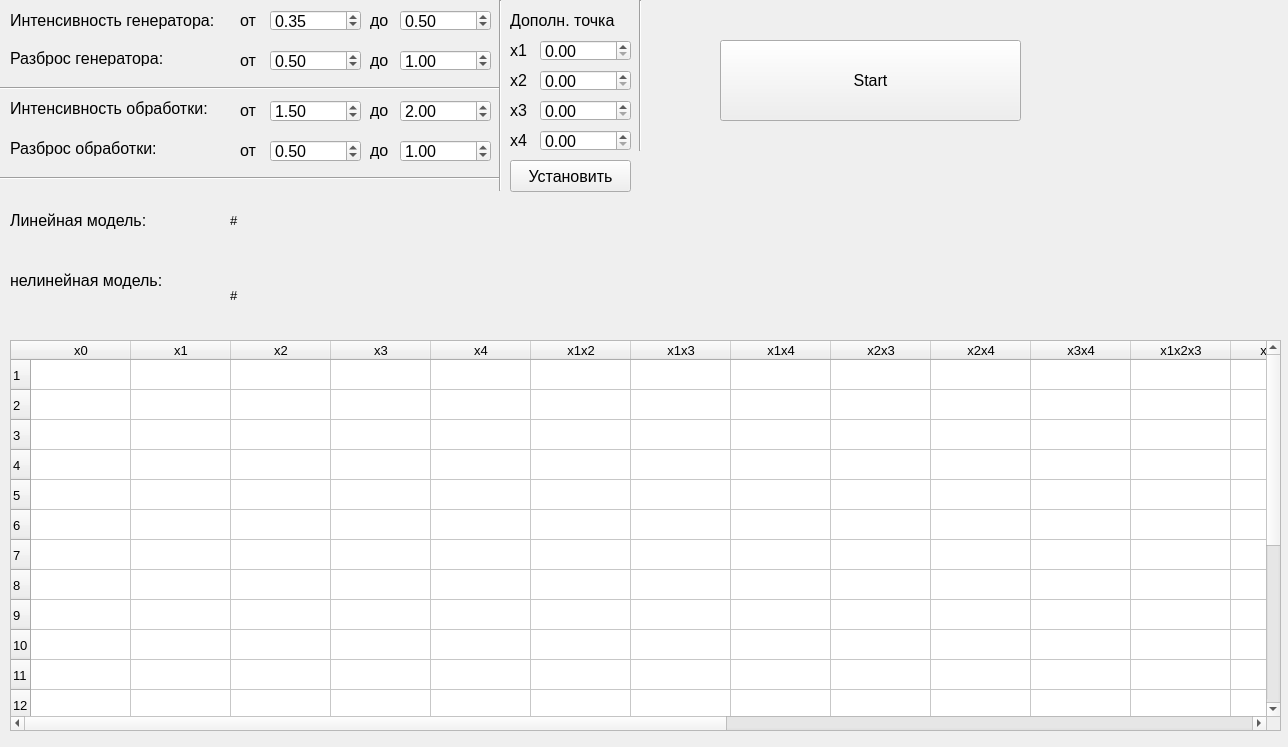
<?xml version="1.0" encoding="UTF-8"?>
<ui version="4.0">
 <class>MainWindow</class>
 <widget class="QMainWindow" name="MainWindow">
  <property name="geometry">
   <rect>
    <x>0</x>
    <y>0</y>
    <width>1288</width>
    <height>747</height>
   </rect>
  </property>
  <property name="windowTitle">
   <string>MainWindow</string>
  </property>
  <widget class="QWidget" name="centralWidget">
   <widget class="QLabel" name="label_2">
    <property name="geometry">
     <rect>
      <x>10</x>
      <y>10</y>
      <width>301</width>
      <height>20</height>
     </rect>
    </property>
    <property name="font">
     <font>
      <pointsize>12</pointsize>
     </font>
    </property>
    <property name="text">
     <string>Интенсивность генератора:</string>
    </property>
   </widget>
   <widget class="QPushButton" name="btn_do_plan">
    <property name="geometry">
     <rect>
      <x>720</x>
      <y>40</y>
      <width>301</width>
      <height>81</height>
     </rect>
    </property>
    <property name="font">
     <font>
      <pointsize>12</pointsize>
     </font>
    </property>
    <property name="text">
     <string>Start</string>
    </property>
   </widget>
   <widget class="QLabel" name="label_3">
    <property name="geometry">
     <rect>
      <x>10</x>
      <y>100</y>
      <width>271</width>
      <height>16</height>
     </rect>
    </property>
    <property name="font">
     <font>
      <pointsize>12</pointsize>
     </font>
    </property>
    <property name="text">
     <string>Интенсивность обработки:</string>
    </property>
   </widget>
   <widget class="QLabel" name="label_4">
    <property name="geometry">
     <rect>
      <x>10</x>
      <y>140</y>
      <width>331</width>
      <height>16</height>
     </rect>
    </property>
    <property name="font">
     <font>
      <pointsize>12</pointsize>
     </font>
    </property>
    <property name="text">
     <string>Разброс обработки:</string>
    </property>
   </widget>
   <widget class="QDoubleSpinBox" name="entry_gen_int_min">
    <property name="geometry">
     <rect>
      <x>270</x>
      <y>10</y>
      <width>91</width>
      <height>21</height>
     </rect>
    </property>
    <property name="font">
     <font>
      <pointsize>12</pointsize>
     </font>
    </property>
    <property name="maximum">
     <double>9999.989999999999782</double>
    </property>
    <property name="value">
     <double>0.350000000000000</double>
    </property>
   </widget>
   <widget class="QDoubleSpinBox" name="entry_proc_int_min">
    <property name="geometry">
     <rect>
      <x>270</x>
      <y>100</y>
      <width>91</width>
      <height>22</height>
     </rect>
    </property>
    <property name="font">
     <font>
      <pointsize>12</pointsize>
     </font>
    </property>
    <property name="maximum">
     <double>99999.990000000005239</double>
    </property>
    <property name="value">
     <double>1.500000000000000</double>
    </property>
   </widget>
   <widget class="QDoubleSpinBox" name="entry_proc_dev_min">
    <property name="geometry">
     <rect>
      <x>270</x>
      <y>140</y>
      <width>91</width>
      <height>22</height>
     </rect>
    </property>
    <property name="font">
     <font>
      <pointsize>12</pointsize>
     </font>
    </property>
    <property name="maximum">
     <double>99999.990000000005239</double>
    </property>
    <property name="value">
     <double>0.500000000000000</double>
    </property>
   </widget>
   <widget class="QTableWidget" name="table_plan">
    <property name="geometry">
     <rect>
      <x>10</x>
      <y>340</y>
      <width>1271</width>
      <height>391</height>
     </rect>
    </property>
    <property name="font">
     <font>
      <pointsize>10</pointsize>
     </font>
    </property>
    <property name="sizeAdjustPolicy">
     <enum>QAbstractScrollArea::AdjustIgnored</enum>
    </property>
    <property name="autoScrollMargin">
     <number>3</number>
    </property>
    <property name="rowCount">
     <number>20</number>
    </property>
    <property name="columnCount">
     <number>21</number>
    </property>
    <row>
     <property name="text">
      <string>1</string>
     </property>
    </row>
    <row>
     <property name="text">
      <string>2</string>
     </property>
    </row>
    <row>
     <property name="text">
      <string>3</string>
     </property>
    </row>
    <row>
     <property name="text">
      <string>4</string>
     </property>
    </row>
    <row>
     <property name="text">
      <string>5</string>
     </property>
    </row>
    <row>
     <property name="text">
      <string>6</string>
     </property>
    </row>
    <row>
     <property name="text">
      <string>7</string>
     </property>
    </row>
    <row>
     <property name="text">
      <string>8</string>
     </property>
    </row>
    <row>
     <property name="text">
      <string>9</string>
     </property>
    </row>
    <row>
     <property name="text">
      <string>10</string>
     </property>
    </row>
    <row>
     <property name="text">
      <string>11</string>
     </property>
    </row>
    <row>
     <property name="text">
      <string>12</string>
     </property>
    </row>
    <row>
     <property name="text">
      <string>13</string>
     </property>
    </row>
    <row>
     <property name="text">
      <string>14</string>
     </property>
    </row>
    <row>
     <property name="text">
      <string>15</string>
     </property>
    </row>
    <row>
     <property name="text">
      <string>16</string>
     </property>
    </row>
    <row>
     <property name="text">
      <string>17</string>
     </property>
    </row>
    <row>
     <property name="text">
      <string>18</string>
     </property>
    </row>
    <row>
     <property name="text">
      <string>19</string>
     </property>
    </row>
    <row>
     <property name="text">
      <string>20</string>
     </property>
    </row>
    <column>
     <property name="text">
      <string>x0</string>
     </property>
    </column>
    <column>
     <property name="text">
      <string>x1</string>
     </property>
    </column>
    <column>
     <property name="text">
      <string>x2</string>
     </property>
    </column>
    <column>
     <property name="text">
      <string>x3</string>
     </property>
    </column>
    <column>
     <property name="text">
      <string>x4</string>
     </property>
    </column>
    <column>
     <property name="text">
      <string>x1x2</string>
     </property>
    </column>
    <column>
     <property name="text">
      <string>x1x3</string>
     </property>
    </column>
    <column>
     <property name="text">
      <string>x1x4</string>
     </property>
    </column>
    <column>
     <property name="text">
      <string>x2x3</string>
     </property>
    </column>
    <column>
     <property name="text">
      <string>x2x4</string>
     </property>
    </column>
    <column>
     <property name="text">
      <string>x3x4</string>
     </property>
    </column>
    <column>
     <property name="text">
      <string>x1x2x3</string>
     </property>
    </column>
    <column>
     <property name="text">
      <string>x1x2x4</string>
     </property>
    </column>
    <column>
     <property name="text">
      <string>x1x3x4</string>
     </property>
    </column>
    <column>
     <property name="text">
      <string>x2x3x4</string>
     </property>
    </column>
    <column>
     <property name="text">
      <string>x1x2x3x4</string>
     </property>
    </column>
    <column>
     <property name="text">
      <string>y</string>
     </property>
    </column>
    <column>
     <property name="text">
      <string>yl</string>
     </property>
    </column>
    <column>
     <property name="text">
      <string>ynl</string>
     </property>
    </column>
    <column>
     <property name="text">
      <string>|y-yl|</string>
     </property>
    </column>
    <column>
     <property name="text">
      <string>|y-yln|</string>
     </property>
    </column>
   </widget>
   <widget class="QLabel" name="label_6">
    <property name="geometry">
     <rect>
      <x>10</x>
      <y>50</y>
      <width>351</width>
      <height>16</height>
     </rect>
    </property>
    <property name="font">
     <font>
      <pointsize>12</pointsize>
     </font>
    </property>
    <property name="text">
     <string>Разброс генератора:</string>
    </property>
   </widget>
   <widget class="QDoubleSpinBox" name="entry_gen_dev_min">
    <property name="geometry">
     <rect>
      <x>270</x>
      <y>50</y>
      <width>91</width>
      <height>21</height>
     </rect>
    </property>
    <property name="font">
     <font>
      <pointsize>12</pointsize>
     </font>
    </property>
    <property name="maximum">
     <double>99999.990000000005239</double>
    </property>
    <property name="value">
     <double>0.500000000000000</double>
    </property>
   </widget>
   <widget class="Line" name="line">
    <property name="geometry">
     <rect>
      <x>0</x>
      <y>80</y>
      <width>501</width>
      <height>16</height>
     </rect>
    </property>
    <property name="orientation">
     <enum>Qt::Horizontal</enum>
    </property>
   </widget>
   <widget class="Line" name="line_2">
    <property name="geometry">
     <rect>
      <x>0</x>
      <y>170</y>
      <width>501</width>
      <height>16</height>
     </rect>
    </property>
    <property name="orientation">
     <enum>Qt::Horizontal</enum>
    </property>
   </widget>
   <widget class="QDoubleSpinBox" name="entry_gen_int_max">
    <property name="geometry">
     <rect>
      <x>400</x>
      <y>10</y>
      <width>91</width>
      <height>21</height>
     </rect>
    </property>
    <property name="font">
     <font>
      <pointsize>12</pointsize>
     </font>
    </property>
    <property name="maximum">
     <double>9999.989999999999782</double>
    </property>
    <property name="value">
     <double>0.500000000000000</double>
    </property>
   </widget>
   <widget class="QDoubleSpinBox" name="entry_gen_dev_max">
    <property name="geometry">
     <rect>
      <x>400</x>
      <y>50</y>
      <width>91</width>
      <height>21</height>
     </rect>
    </property>
    <property name="font">
     <font>
      <pointsize>12</pointsize>
     </font>
    </property>
    <property name="maximum">
     <double>99999.990000000005239</double>
    </property>
    <property name="value">
     <double>1.000000000000000</double>
    </property>
   </widget>
   <widget class="QDoubleSpinBox" name="entry_proc_int_max">
    <property name="geometry">
     <rect>
      <x>400</x>
      <y>100</y>
      <width>91</width>
      <height>22</height>
     </rect>
    </property>
    <property name="font">
     <font>
      <pointsize>12</pointsize>
     </font>
    </property>
    <property name="maximum">
     <double>99999.990000000005239</double>
    </property>
    <property name="value">
     <double>2.000000000000000</double>
    </property>
   </widget>
   <widget class="QDoubleSpinBox" name="entry_proc_dev_max">
    <property name="geometry">
     <rect>
      <x>400</x>
      <y>140</y>
      <width>91</width>
      <height>22</height>
     </rect>
    </property>
    <property name="font">
     <font>
      <pointsize>12</pointsize>
     </font>
    </property>
    <property name="maximum">
     <double>99999.990000000005239</double>
    </property>
    <property name="value">
     <double>1.000000000000000</double>
    </property>
   </widget>
   <widget class="QLabel" name="label_5">
    <property name="geometry">
     <rect>
      <x>240</x>
      <y>10</y>
      <width>31</width>
      <height>20</height>
     </rect>
    </property>
    <property name="font">
     <font>
      <pointsize>12</pointsize>
     </font>
    </property>
    <property name="text">
     <string>от</string>
    </property>
   </widget>
   <widget class="QLabel" name="label_7">
    <property name="geometry">
     <rect>
      <x>370</x>
      <y>10</y>
      <width>31</width>
      <height>20</height>
     </rect>
    </property>
    <property name="font">
     <font>
      <pointsize>12</pointsize>
     </font>
    </property>
    <property name="text">
     <string>до</string>
    </property>
   </widget>
   <widget class="QLabel" name="label_8">
    <property name="geometry">
     <rect>
      <x>240</x>
      <y>50</y>
      <width>31</width>
      <height>20</height>
     </rect>
    </property>
    <property name="font">
     <font>
      <pointsize>12</pointsize>
     </font>
    </property>
    <property name="text">
     <string>от</string>
    </property>
   </widget>
   <widget class="QLabel" name="label_9">
    <property name="geometry">
     <rect>
      <x>370</x>
      <y>50</y>
      <width>31</width>
      <height>20</height>
     </rect>
    </property>
    <property name="font">
     <font>
      <pointsize>12</pointsize>
     </font>
    </property>
    <property name="text">
     <string>до</string>
    </property>
   </widget>
   <widget class="QLabel" name="label_10">
    <property name="geometry">
     <rect>
      <x>240</x>
      <y>100</y>
      <width>31</width>
      <height>20</height>
     </rect>
    </property>
    <property name="font">
     <font>
      <pointsize>12</pointsize>
     </font>
    </property>
    <property name="text">
     <string>от</string>
    </property>
   </widget>
   <widget class="QLabel" name="label_11">
    <property name="geometry">
     <rect>
      <x>240</x>
      <y>140</y>
      <width>31</width>
      <height>20</height>
     </rect>
    </property>
    <property name="font">
     <font>
      <pointsize>12</pointsize>
     </font>
    </property>
    <property name="text">
     <string>от</string>
    </property>
   </widget>
   <widget class="QLabel" name="label_12">
    <property name="geometry">
     <rect>
      <x>370</x>
      <y>100</y>
      <width>31</width>
      <height>20</height>
     </rect>
    </property>
    <property name="font">
     <font>
      <pointsize>12</pointsize>
     </font>
    </property>
    <property name="text">
     <string>до</string>
    </property>
   </widget>
   <widget class="QLabel" name="label_13">
    <property name="geometry">
     <rect>
      <x>370</x>
      <y>140</y>
      <width>31</width>
      <height>20</height>
     </rect>
    </property>
    <property name="font">
     <font>
      <pointsize>12</pointsize>
     </font>
    </property>
    <property name="text">
     <string>до</string>
    </property>
   </widget>
   <widget class="QLabel" name="label_14">
    <property name="geometry">
     <rect>
      <x>510</x>
      <y>10</y>
      <width>121</width>
      <height>20</height>
     </rect>
    </property>
    <property name="font">
     <font>
      <pointsize>12</pointsize>
     </font>
    </property>
    <property name="text">
     <string>Дополн. точка</string>
    </property>
   </widget>
   <widget class="QDoubleSpinBox" name="entry_x1_1">
    <property name="geometry">
     <rect>
      <x>540</x>
      <y>40</y>
      <width>91</width>
      <height>21</height>
     </rect>
    </property>
    <property name="font">
     <font>
      <pointsize>12</pointsize>
     </font>
    </property>
    <property name="maximum">
     <double>9999.989999999999782</double>
    </property>
    <property name="value">
     <double>0.000000000000000</double>
    </property>
   </widget>
   <widget class="QDoubleSpinBox" name="entry_x2_1">
    <property name="geometry">
     <rect>
      <x>540</x>
      <y>70</y>
      <width>91</width>
      <height>21</height>
     </rect>
    </property>
    <property name="font">
     <font>
      <pointsize>12</pointsize>
     </font>
    </property>
    <property name="maximum">
     <double>9999.989999999999782</double>
    </property>
    <property name="value">
     <double>0.000000000000000</double>
    </property>
   </widget>
   <widget class="QDoubleSpinBox" name="entry_x3_1">
    <property name="geometry">
     <rect>
      <x>540</x>
      <y>100</y>
      <width>91</width>
      <height>21</height>
     </rect>
    </property>
    <property name="font">
     <font>
      <pointsize>12</pointsize>
     </font>
    </property>
    <property name="maximum">
     <double>9999.989999999999782</double>
    </property>
    <property name="value">
     <double>0.000000000000000</double>
    </property>
   </widget>
   <widget class="QLabel" name="label_15">
    <property name="geometry">
     <rect>
      <x>510</x>
      <y>40</y>
      <width>21</width>
      <height>20</height>
     </rect>
    </property>
    <property name="font">
     <font>
      <pointsize>12</pointsize>
     </font>
    </property>
    <property name="text">
     <string>x1</string>
    </property>
   </widget>
   <widget class="Line" name="line_3">
    <property name="geometry">
     <rect>
      <x>490</x>
      <y>0</y>
      <width>20</width>
      <height>191</height>
     </rect>
    </property>
    <property name="orientation">
     <enum>Qt::Vertical</enum>
    </property>
   </widget>
   <widget class="QLabel" name="label_16">
    <property name="geometry">
     <rect>
      <x>510</x>
      <y>70</y>
      <width>21</width>
      <height>21</height>
     </rect>
    </property>
    <property name="font">
     <font>
      <pointsize>12</pointsize>
     </font>
    </property>
    <property name="text">
     <string>x2</string>
    </property>
   </widget>
   <widget class="QLabel" name="label_17">
    <property name="geometry">
     <rect>
      <x>510</x>
      <y>100</y>
      <width>21</width>
      <height>20</height>
     </rect>
    </property>
    <property name="font">
     <font>
      <pointsize>12</pointsize>
     </font>
    </property>
    <property name="text">
     <string>x3</string>
    </property>
   </widget>
   <widget class="Line" name="line_4">
    <property name="geometry">
     <rect>
      <x>630</x>
      <y>0</y>
      <width>20</width>
      <height>151</height>
     </rect>
    </property>
    <property name="orientation">
     <enum>Qt::Vertical</enum>
    </property>
   </widget>
   <widget class="QPushButton" name="btn_set1">
    <property name="geometry">
     <rect>
      <x>510</x>
      <y>160</y>
      <width>121</width>
      <height>32</height>
     </rect>
    </property>
    <property name="font">
     <font>
      <pointsize>12</pointsize>
     </font>
    </property>
    <property name="text">
     <string>Установить</string>
    </property>
   </widget>
   <widget class="QLabel" name="label_26">
    <property name="geometry">
     <rect>
      <x>10</x>
      <y>210</y>
      <width>231</width>
      <height>20</height>
     </rect>
    </property>
    <property name="font">
     <font>
      <pointsize>12</pointsize>
     </font>
    </property>
    <property name="text">
     <string>Линейная модель:</string>
    </property>
   </widget>
   <widget class="QLabel" name="label_27">
    <property name="geometry">
     <rect>
      <x>10</x>
      <y>270</y>
      <width>301</width>
      <height>20</height>
     </rect>
    </property>
    <property name="font">
     <font>
      <pointsize>12</pointsize>
     </font>
    </property>
    <property name="text">
     <string>нелинейная модель: </string>
    </property>
   </widget>
   <widget class="QLabel" name="label_yl">
    <property name="geometry">
     <rect>
      <x>230</x>
      <y>190</y>
      <width>751</width>
      <height>61</height>
     </rect>
    </property>
    <property name="font">
     <font>
      <pointsize>10</pointsize>
     </font>
    </property>
    <property name="text">
     <string>#</string>
    </property>
    <property name="wordWrap">
     <bool>true</bool>
    </property>
   </widget>
   <widget class="QLabel" name="label_ynl">
    <property name="geometry">
     <rect>
      <x>230</x>
      <y>260</y>
      <width>741</width>
      <height>71</height>
     </rect>
    </property>
    <property name="font">
     <font>
      <pointsize>10</pointsize>
     </font>
    </property>
    <property name="text">
     <string>#</string>
    </property>
    <property name="wordWrap">
     <bool>true</bool>
    </property>
   </widget>
   <widget class="QLabel" name="label_28">
    <property name="geometry">
     <rect>
      <x>510</x>
      <y>130</y>
      <width>21</width>
      <height>20</height>
     </rect>
    </property>
    <property name="font">
     <font>
      <pointsize>12</pointsize>
     </font>
    </property>
    <property name="text">
     <string>x4</string>
    </property>
   </widget>
   <widget class="QDoubleSpinBox" name="entry_x4_1">
    <property name="geometry">
     <rect>
      <x>540</x>
      <y>130</y>
      <width>91</width>
      <height>21</height>
     </rect>
    </property>
    <property name="font">
     <font>
      <pointsize>12</pointsize>
     </font>
    </property>
    <property name="maximum">
     <double>9999.989999999999782</double>
    </property>
    <property name="value">
     <double>0.000000000000000</double>
    </property>
   </widget>
  </widget>
 </widget>
 <layoutdefault spacing="6" margin="11"/>
 <resources/>
 <connections/>
</ui>
